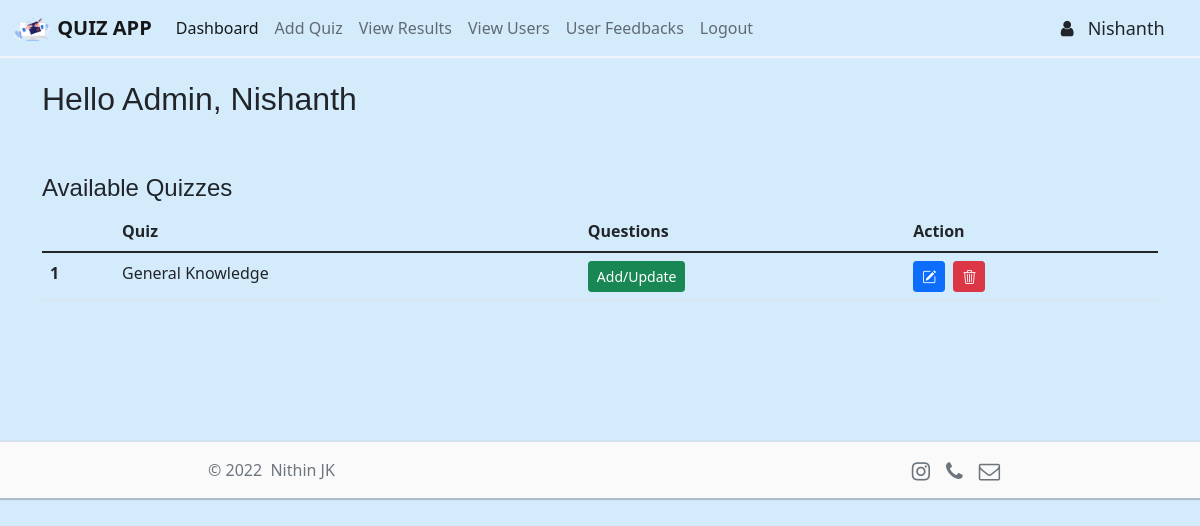
Page /admin_dashboard/Nishanth/ (signed in) on the earlier database version.
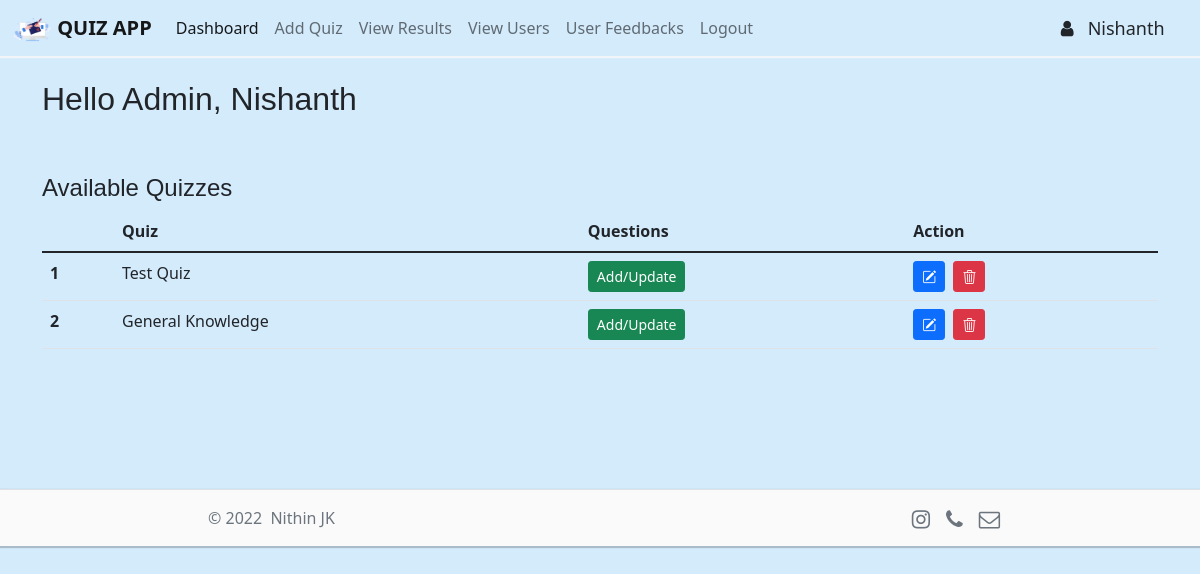
Same page on the later database version.
### users/models.py (models this page shows, shortened)
class Quizzes(models.Model):
    title = models.CharField('Quiz Title', max_length=100)
    tot_questions = models.IntegerField()
    mark_for_correct = models.FloatField()
    mark_for_wrong = models.FloatField()
    max_time = models.IntegerField()
    max_mark = models.IntegerField()
    date_added = models.DateField('Date Added')
    attendees = models.ManyToManyField(Users, blank=True)
    class Meta:
        ordering = ('-date_added',)

### site_admin/views.py (the view, shortened to what this page needs)
# urls.py: path('admin_dashboard/<name>/', admin_views.admin_dashboard, name='admin_dashboard'),
@login_required(login_url='home')
def admin_dashboard(request, name):
    current_user = User.objects.get(pk=request.user.id)
    if current_user.is_superuser == True:
        role = 'admin'
        notification = Notifications.objects.filter(to=role, status=1)
        feedcount = 0
        resultcount = 0
        usercount = 0
        all_quizzes = Quizzes.objects.all
        return render(request, 'admin/admin_dashboard.html', {'role':role, 'feedcount':feedcount, 'resultcount':resultcount, 'usercount':usercount, 'current_year': current_year, 'all': all_quizzes, 'uname':name,})
    else:
        return redirect('home')

### templates/admin/admin_dashboard.html
{% include 'header.html' %}
{% block content %}
<div class="container">
    <h2>Hello Admin, {{ uname }}</h2>
    <br><br>
    <h4>Available Quizzes</h4>
    {% if all %}
    <div class="table-responsive">
        <table class="table">
            <thead>
                <tr>
                    <th></th>
                    <th>Quiz</th>
                    <th>Questions</th>
                    <th>Action</th>
                </tr>
            </thead>
            <tbody>
                {% for item in all %}
                <tr>
                    <th>{{ forloop.counter }}</th>
                    <td>{{ item.title }}</td>
                    <td><a class="btn btn-success btn-sm"
                            href="{% url 'add_update_questions' item.id uname %}">Add/Update</a>
                    </td>
                    <td>
                        <a href="{% url 'update_quiz' item.id uname %}" class="btn btn-primary btn-sm"
                            title="Update Quiz"><i class="bi bi-pencil-square"></i></a>&nbsp;
                        <a href="{% url 'delete_quiz' item.id uname %}" class="btn btn-danger btn-sm"
                            title="Delete Quiz"
                            onclick="return confirm('Are you sure ? This action can`t be undone !')"><i
                                class="bi bi-trash3"></i></a>
                    </td>
                </tr>
                {% endfor %}
            </tbody>
        </table>
        {% else %}
        <p>No quizzes available at this time</p>
        {% endif %}
    </div>
</div>
{% endblock %}
{% include 'footer.html' %}

Differences in the rows shown:
added Quizzes: title "Test Quiz"
